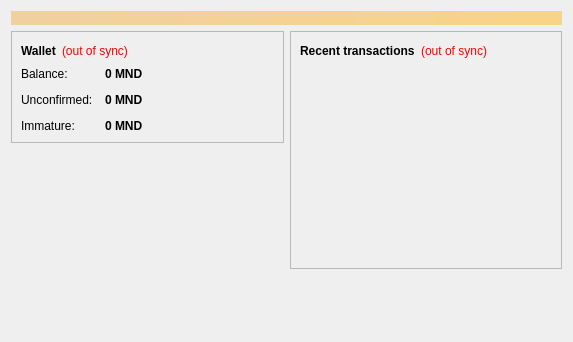
<?xml version="1.0" encoding="UTF-8"?>
<ui version="4.0">
 <class>OverviewPage</class>
 <widget class="QWidget" name="OverviewPage">
  <property name="geometry">
   <rect>
    <x>0</x>
    <y>0</y>
    <width>573</width>
    <height>342</height>
   </rect>
  </property>
  <property name="windowTitle">
   <string>Form</string>
  </property>
  <layout class="QVBoxLayout" name="topLayout">
   <item>
    <widget class="QLabel" name="labelAlerts">
     <property name="visible">
      <bool>false</bool>
     </property>
     <property name="styleSheet">
      <string notr="true">background-color: qlineargradient(x1: 0, y1: 0, x2: 1, y2: 0, stop:0 #F0D0A0, stop:1 #F8D488); color:#000000;</string>
     </property>
     <property name="wordWrap">
      <bool>true</bool>
     </property>
     <property name="margin">
      <number>3</number>
     </property>
    </widget>
   </item>
   <item>
    <layout class="QHBoxLayout" name="horizontalLayout" stretch="1,1">
     <item>
      <layout class="QVBoxLayout" name="verticalLayout_2">
       <item>
        <widget class="QFrame" name="frame">
         <property name="frameShape">
          <enum>QFrame::StyledPanel</enum>
         </property>
         <property name="frameShadow">
          <enum>QFrame::Raised</enum>
         </property>
         <layout class="QVBoxLayout" name="verticalLayout_4">
          <item>
           <layout class="QHBoxLayout" name="horizontalLayout_4">
            <item>
             <widget class="QLabel" name="label_5">
              <property name="font">
               <font>
                <weight>75</weight>
                <bold>true</bold>
               </font>
              </property>
              <property name="text">
               <string>Wallet</string>
              </property>
             </widget>
            </item>
            <item>
             <widget class="QLabel" name="labelWalletStatus">
              <property name="toolTip">
               <string>The displayed information may be out of date. Your wallet automatically synchronizes with the mindcoin network after a connection is established, but this process has not completed yet.</string>
              </property>
              <property name="styleSheet">
               <string notr="true">QLabel { color: red; }</string>
              </property>
              <property name="text">
               <string notr="true">(out of sync)</string>
              </property>
              <property name="alignment">
               <set>Qt::AlignLeading|Qt::AlignLeft|Qt::AlignVCenter</set>
              </property>
             </widget>
            </item>
            <item>
             <spacer name="horizontalSpacer_2">
              <property name="orientation">
               <enum>Qt::Horizontal</enum>
              </property>
              <property name="sizeHint" stdset="0">
               <size>
                <width>40</width>
                <height>20</height>
               </size>
              </property>
             </spacer>
            </item>
           </layout>
          </item>
          <item>
           <layout class="QFormLayout" name="formLayout_2">
            <property name="fieldGrowthPolicy">
             <enum>QFormLayout::AllNonFixedFieldsGrow</enum>
            </property>
            <property name="horizontalSpacing">
             <number>12</number>
            </property>
            <property name="verticalSpacing">
             <number>12</number>
            </property>
            <item row="0" column="0">
             <widget class="QLabel" name="label">
              <property name="text">
               <string>Balance:</string>
              </property>
             </widget>
            </item>
            <item row="0" column="1">
             <widget class="QLabel" name="labelBalance">
              <property name="font">
               <font>
                <weight>75</weight>
                <bold>true</bold>
               </font>
              </property>
              <property name="cursor">
               <cursorShape>IBeamCursor</cursorShape>
              </property>
              <property name="toolTip">
               <string>Your current balance</string>
              </property>
              <property name="text">
               <string notr="true">0 MND</string>
              </property>
              <property name="textInteractionFlags">
               <set>Qt::LinksAccessibleByMouse|Qt::TextSelectableByKeyboard|Qt::TextSelectableByMouse</set>
              </property>
             </widget>
            </item>
            <item row="1" column="0">
             <widget class="QLabel" name="label_3">
              <property name="text">
               <string>Unconfirmed:</string>
              </property>
             </widget>
            </item>
            <item row="1" column="1">
             <widget class="QLabel" name="labelUnconfirmed">
              <property name="font">
               <font>
                <weight>75</weight>
                <bold>true</bold>
               </font>
              </property>
              <property name="cursor">
               <cursorShape>IBeamCursor</cursorShape>
              </property>
              <property name="toolTip">
               <string>Total of transactions that have yet to be confirmed, and do not yet count toward the current balance</string>
              </property>
              <property name="text">
               <string notr="true">0 MND</string>
              </property>
              <property name="textInteractionFlags">
               <set>Qt::LinksAccessibleByMouse|Qt::TextSelectableByKeyboard|Qt::TextSelectableByMouse</set>
              </property>
             </widget>
            </item>
            <item row="2" column="0">
             <widget class="QLabel" name="labelImmatureText">
              <property name="text">
               <string>Immature:</string>
              </property>
             </widget>
            </item>
            <item row="2" column="1">
             <widget class="QLabel" name="labelImmature">
              <property name="font">
               <font>
                <weight>75</weight>
                <bold>true</bold>
               </font>
              </property>
              <property name="toolTip">
               <string>Mined balance that has not yet matured</string>
              </property>
              <property name="text">
               <string notr="true">0 MND</string>
              </property>
              <property name="textInteractionFlags">
               <set>Qt::LinksAccessibleByMouse|Qt::TextSelectableByKeyboard|Qt::TextSelectableByMouse</set>
              </property>
             </widget>
            </item>
			
           </layout>
          </item>
         </layout>
        </widget>
       </item>
       <item>
        <spacer name="verticalSpacer">
         <property name="orientation">
          <enum>Qt::Vertical</enum>
         </property>
         <property name="sizeHint" stdset="0">
          <size>
           <width>20</width>
           <height>40</height>
          </size>
         </property>
        </spacer>
       </item>
		<item>
         <widget class="QLabel" name="label_wallet_bgcoin">
          <property name="text">
           <string/>
          </property>
          <property name="pixmap">
           <pixmap resource="../bitcoin.qrc">:/images/wallet_bgcoin</pixmap>
          </property>
          <property name="scaledContents">
           <bool>false</bool>
          </property>
          <property name="alignment">
           <set>Qt::AlignCenter</set>
          </property>
          <property name="margin">
           <number>-2</number>
          </property>
         </widget>
        </item>
	   </layout>
     </item>
     <item>
      <layout class="QVBoxLayout" name="verticalLayout_3">
       <item>
        <widget class="QFrame" name="frame_2">
         <property name="frameShape">
          <enum>QFrame::StyledPanel</enum>
         </property>
         <property name="frameShadow">
          <enum>QFrame::Raised</enum>
         </property>
         <layout class="QVBoxLayout" name="verticalLayout">
          <item>
           <layout class="QHBoxLayout" name="horizontalLayout_2">
            <item>
             <widget class="QLabel" name="label_4">
              <property name="text">
               <string>&lt;b&gt;Recent transactions&lt;/b&gt;</string>
              </property>
             </widget>
            </item>
            <item>
             <widget class="QLabel" name="labelTransactionsStatus">
              <property name="toolTip">
               <string>The displayed information may be out of date. Your wallet automatically synchronizes with the mindcoin network after a connection is established, but this process has not completed yet.</string>
              </property>
              <property name="styleSheet">
               <string notr="true">QLabel { color: red; }</string>
              </property>
              <property name="text">
               <string notr="true">(out of sync)</string>
              </property>
              <property name="alignment">
               <set>Qt::AlignRight|Qt::AlignTrailing|Qt::AlignVCenter</set>
              </property>
             </widget>
            </item>
            <item>
             <spacer name="horizontalSpacer">
              <property name="orientation">
               <enum>Qt::Horizontal</enum>
              </property>
              <property name="sizeHint" stdset="0">
               <size>
                <width>40</width>
                <height>20</height>
               </size>
              </property>
             </spacer>
            </item>
           </layout>
          </item>
          <item>
           <widget class="QListView" name="listTransactions">
            <property name="styleSheet">
             <string notr="true">QListView { background: transparent; }</string>
            </property>
            <property name="frameShape">
             <enum>QFrame::NoFrame</enum>
            </property>
            <property name="verticalScrollBarPolicy">
             <enum>Qt::ScrollBarAlwaysOff</enum>
            </property>
            <property name="horizontalScrollBarPolicy">
             <enum>Qt::ScrollBarAlwaysOff</enum>
            </property>
            <property name="selectionMode">
             <enum>QAbstractItemView::NoSelection</enum>
            </property>
           </widget>
          </item>
         </layout>
        </widget>
       </item>
       <item>
        <spacer name="verticalSpacer_2">
         <property name="orientation">
          <enum>Qt::Vertical</enum>
         </property>
         <property name="sizeHint" stdset="0">
          <size>
           <width>20</width>
           <height>40</height>
          </size>
         </property>
        </spacer>
       </item>
      </layout>
     </item>
    </layout>
   </item>
  </layout>
 </widget>
 <resources/>
 <connections/>
</ui>
